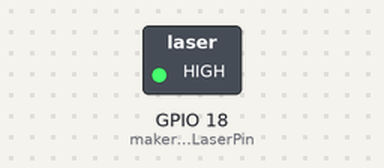
The program below on a simulated Raspberry Pi (BCM pin numbers). On the bench: switched loads named in the program (green lamp = pin HIGH). Dashed ring = blinking.

Above: at 0.5 s.
Timing chart, 0 to 4.6 s (numbered marks = the images above):
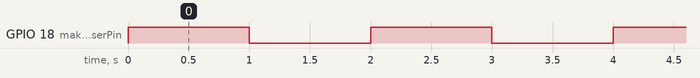

Measured:
- by itself, GPIO 18 (makerobo_LaserPin): alternates HIGH for 1.0 s and LOW for 1.0 s

The program:

laser.py
```python
from gpiozero import LED
from time import sleep

makerobo_LaserPin = LED(18)

def makerobo_setup():
	makerobo_LaserPin.off()

def makerobo_loop():
	while True:
		makerobo_LaserPin.on()
		sleep(1)
		makerobo_LaserPin.off()
		sleep(1)

def makerobo_destroy():
	makerobo_LaserPin.close()

if __name__ == "__main__":
	makerobo_setup()
	try:
		makerobo_loop()
	except KeyboardInterrupt:
		makerobo_destroy()
```
